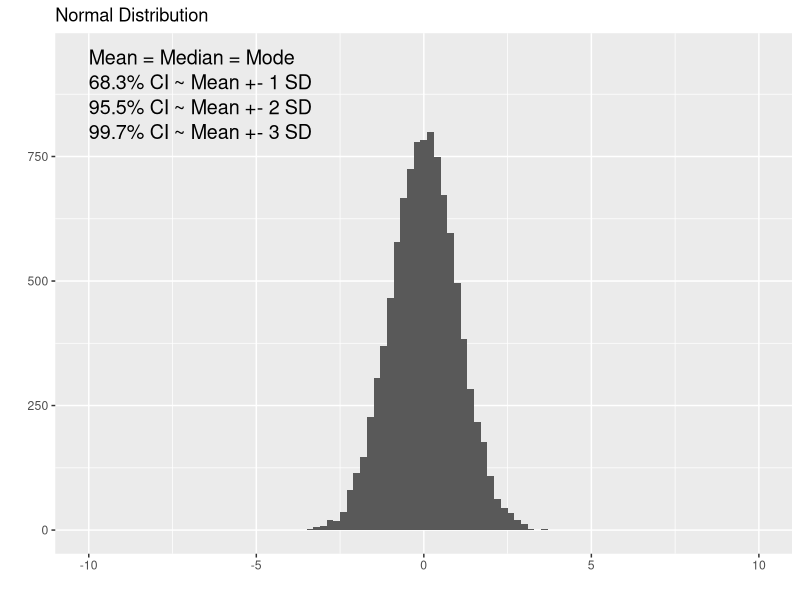
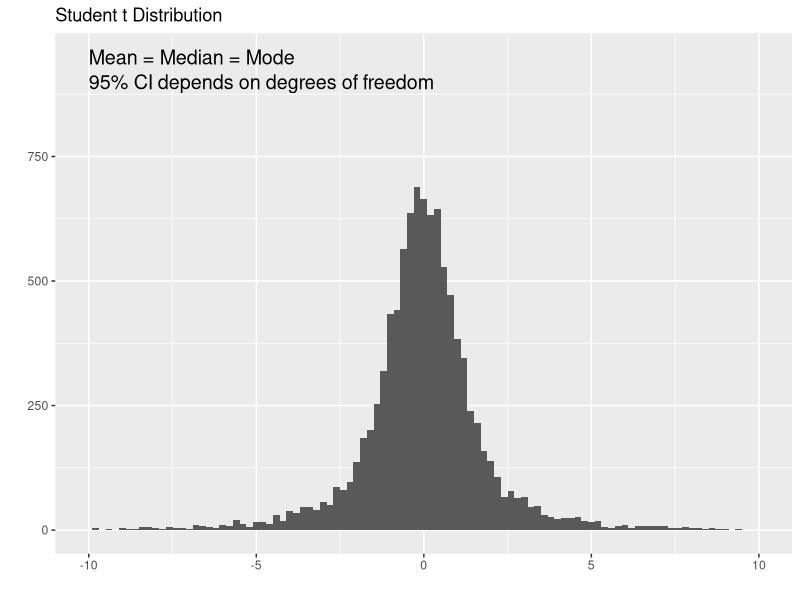
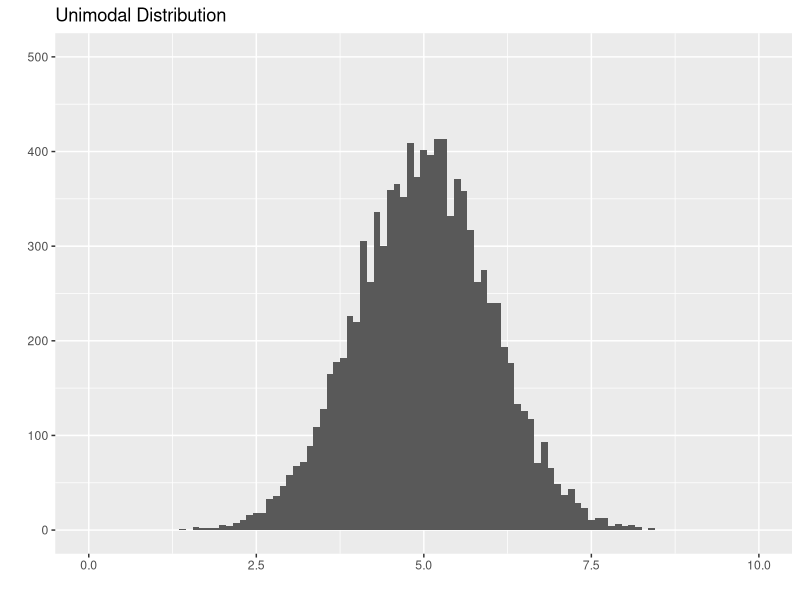
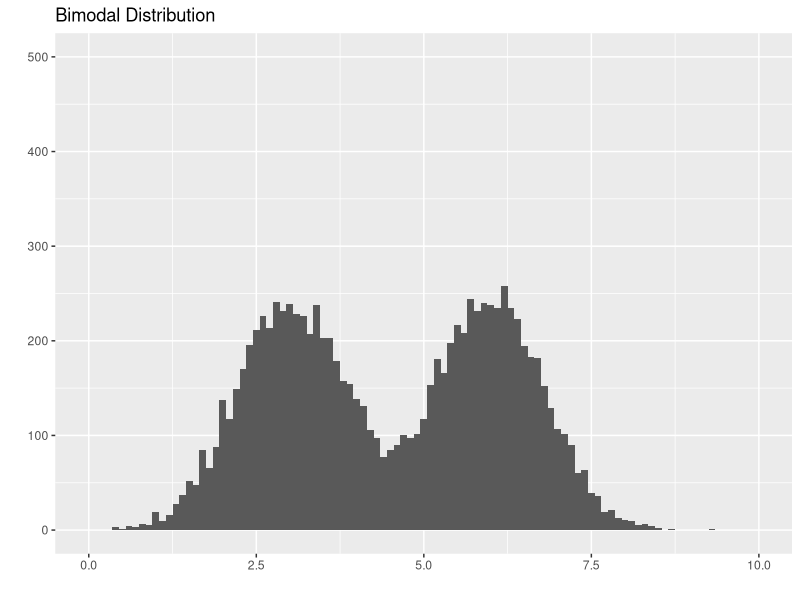
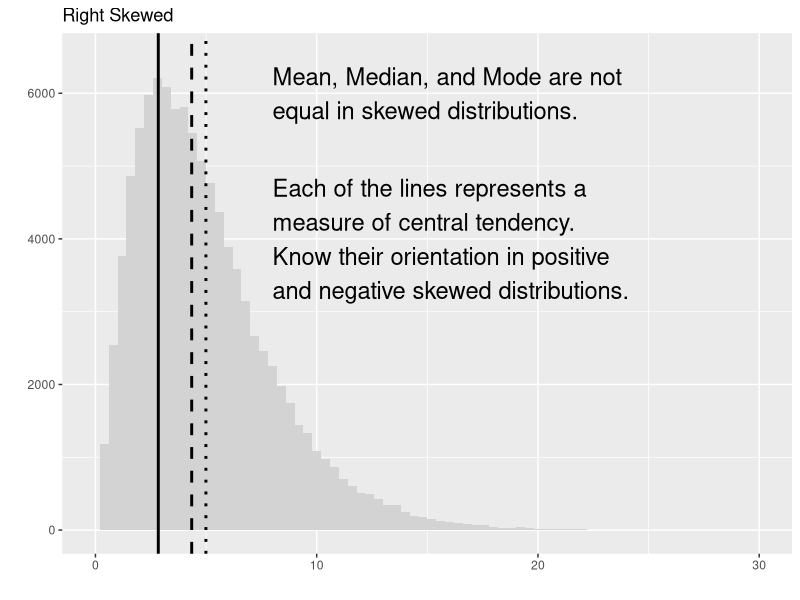
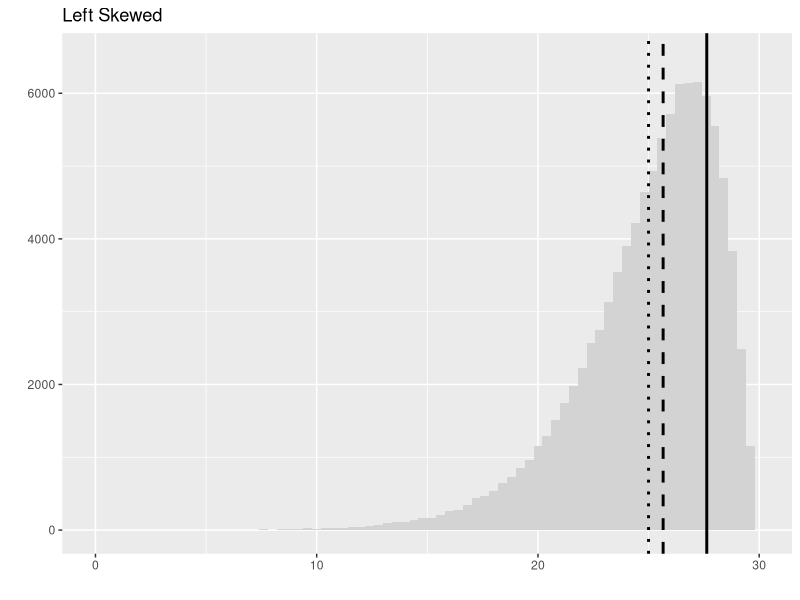
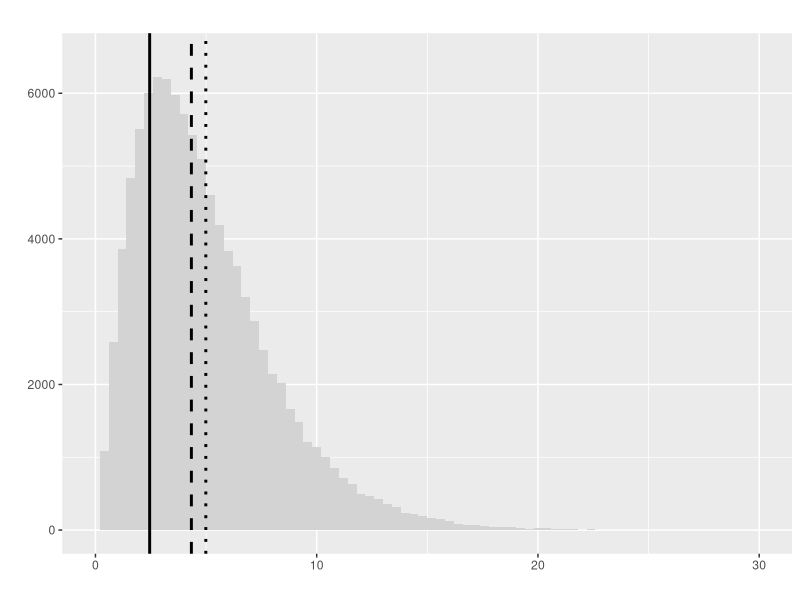
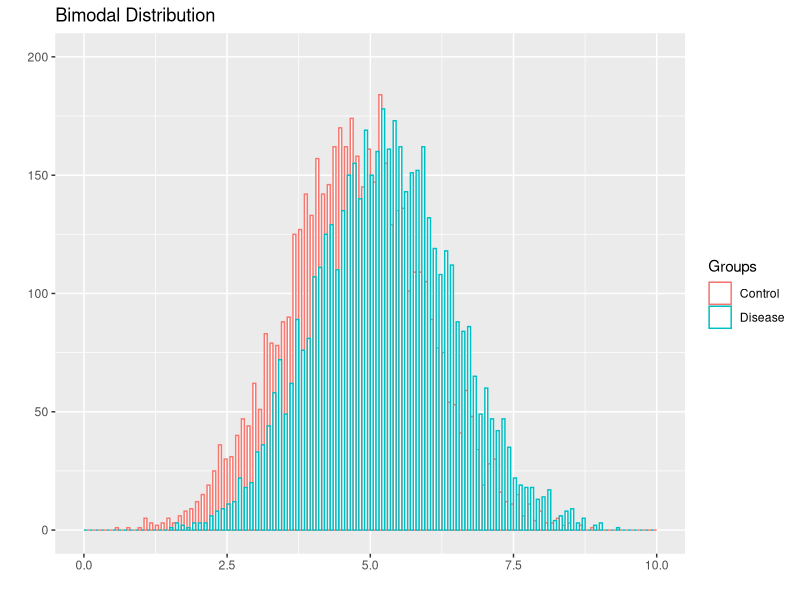

These figures' R source, in order:
## ---- chunk 1
library(ggplot2)
library(cowplot)
norm <- rnorm(10000, sd = 1)
ggplot(data.frame(data = norm), aes(data)) + 
  geom_histogram(binwidth = 0.2) + 
  xlim(-10, 10) + 
  ylim(0, 950) +
  ggtitle("Normal Distribution") + 
  labs(x="", y="") +
  annotate("text", x = -10, y = 950, label = "Mean = Median = Mode", size=5, hjust = 0) +
  annotate("text", x = -10, y = 900, label = "68.3% CI ~ Mean +- 1 SD", size=5, hjust = 0) +
  annotate("text", x = -10, y = 850, label = "95.5% CI ~ Mean +- 2 SD", size=5, hjust = 0) +
  annotate("text", x = -10, y = 800, label = "99.7% CI ~ Mean +- 3 SD", size=5, hjust = 0)
## ---- chunk 2
library(ggplot2)
library(cowplot)
studentt <- rt(10000, df=2)
ggplot(data.frame(data = studentt), aes(data)) + 
  geom_histogram(binwidth = 0.2)  + 
  xlim(-10, 10) + 
  ylim(0, 950) +
  ggtitle("Student t Distribution") + 
  labs(x="", y="") +
  annotate("text", x = -10, y = 950, label = "Mean = Median = Mode", size=5, hjust = 0) +
  annotate("text", x = -10, y = 900, label = "95% CI depends on degrees of freedom", size=5, hjust = 0)
## ---- chunk 3
library(ggplot2)
library(cowplot)
norm <- rnorm(10000, mean = 5, sd = 1)
ggplot(data.frame(data = norm), aes(data)) + 
  geom_histogram(binwidth = 0.1) + 
  xlim(0, 10) + 
  ylim(0, 500) +
  ggtitle("Unimodal Distribution") + 
  labs(x="", y="")
## ---- chunk 4
library(ggplot2)
library(cowplot)
norm1 <- rnorm(5000, mean = 3, sd = 0.8)
norm2 <- rnorm(5000, mean = 6, sd = 0.8)
ggplot(data.frame(data = c(norm1, norm2)), aes(data)) + 
  geom_histogram(binwidth = 0.1) + 
  xlim(0, 10) + 
  ylim(0, 500) +
  ggtitle("Bimodal Distribution") + 
  labs(x="", y="")
## ---- chunk 5
library(ggplot2)
library(cowplot)
Mode <- function(x) {
  ux <- unique(x)
  ux[which.max(tabulate(match(x, ux)))]
}
r.skew <- rchisq(100000, df = 5)
ggplot(data.frame(data = r.skew), aes(data)) +
  geom_histogram(binwidth = 0.4, fill = 'lightgray') + 
  geom_vline(xintercept = mean(r.skew), linetype = 'dotted', lwd = 1) +
  geom_vline(xintercept = median(r.skew), linetype = "dashed", lwd = 1) +
  geom_vline(xintercept = Mode(round(r.skew, digits = 2)), linetype = "solid", lwd = 1) +
  xlim(0, 30) + 
  ylim(0, 6500) +
  ggtitle("Right Skewed") + 
  labs(x="", y="") +
  annotate("text", x = 8, y = 6000, label = "Mean, Median, and Mode are not\nequal in skewed distributions.", size = 6, hjust = 0) +
  annotate("text", x = 8, y = 4000, label = "Each of the lines represents a\nmeasure of central tendency.\nKnow their orientation in positive\nand negative skewed distributions.", size = 6, hjust = 0)
## ---- chunk 6
library(ggplot2)
library(cowplot)
Mode <- function(x) {
  ux <- unique(x)
  ux[which.max(tabulate(match(x, ux)))]
}
l.skew <- 30 - rchisq(100000, df = 5)
ggplot(data.frame(data = l.skew), aes(data)) + 
  geom_histogram(binwidth = 0.4, fill = 'lightgray') + 
  geom_vline(xintercept = mean(l.skew), linetype = 'dotted', lwd = 1) +
  geom_vline(xintercept = median(l.skew), linetype = "dashed", lwd = 1) +
  geom_vline(xintercept = Mode(round(l.skew, digits = 2)), linetype = "solid", lwd = 1) +
  xlim(0, 30) + 
  ylim(0, 6500) +
  ggtitle("Left Skewed") + 
  labs(x="", y="")
## ---- chunk 7
library(ggplot2)
library(cowplot)
Mode <- function(x) {
  ux <- unique(x)
  ux[which.max(tabulate(match(x, ux)))]
}
r.skew <- rchisq(100000, df = 5)
ggplot(data.frame(data = r.skew), aes(data)) +
  geom_histogram(binwidth = 0.4, fill = 'lightgray') + 
  geom_vline(xintercept = mean(r.skew), linetype = 'dotted', lwd = 1) +
  geom_vline(xintercept = median(r.skew), linetype = "dashed", lwd = 1) +
  geom_vline(xintercept = Mode(round(r.skew, digits = 2)), linetype = "solid", lwd = 1) +
  xlim(0, 30) + 
  ylim(0, 6500) +
  ggtitle("") + 
  labs(x="", y="")
## ---- chunk 8
library(ggplot2)
library(cowplot)
norm1 <- rnorm(5000, mean = 4.75, sd = 1.2)
norm2 <- rnorm(5000, mean = 5.25, sd = 1.2)
ggplot(data.frame(data = c(norm1, norm2), Groups = c(rep('Control', length(norm1)), rep('Disease', length(norm2)))), aes(data, color = Groups)) + 
  geom_histogram(binwidth = 0.1, fill = 'white', position="dodge") + 
  xlim(0, 10) + 
  ylim(0, 200) +
  ggtitle("Bimodal Distribution") + 
  labs(x="", y="")
## ---- chunk 9
  norm1 <- rnorm(5000, mean = 4.75, sd = 1.2)
  norm2 <- rnorm(5000, mean = 5.25, sd = 1.2)
  (t.test(norm1, norm2))$p.value
## ---- chunk 10
library(ggplot2)
library(cowplot)
pos <- ggplot(mtcars, aes(x=wt, y=hp)) + 
  geom_point() + 
  ggtitle("Positive Correlation") + 
  labs(x="Weight", y="Horse Power")
neg <- ggplot(mtcars, aes(x=wt, y=mpg)) + 
  geom_point() + 
  ggtitle("Negative Correlation") + 
  labs(x="Weight", y="Fuel Efficiency (mpg)")

plot_grid(pos, neg)
## ---- chunk 11
library(ggplot2)
library(cowplot)
pos <- ggplot(mtcars, aes(x=wt, y=hp)) + 
  geom_point() + 
  geom_smooth(method='lm',formula=y~x) +
  ggtitle("Positive Correlation") + 
  labs(x="Weight", y="Horse Power")
show(pos)
## ---- chunk 12
library(ggplot2)
library(cowplot)
norm1 <- rnorm(5000, mean = 4.25, sd = 1.5)
norm2 <- rnorm(5000, mean = 7.75, sd = 1.5)
ggplot(data.frame(data = c(norm1, norm2), Groups = c(rep('Control', length(norm1)), rep('Disease', length(norm2)))), aes(data, fill = Groups)) + 
  geom_density(alpha=0.2) + 
  geom_vline(xintercept = 6, linetype = 'solid', lwd = 1) +
  scale_fill_manual(values = c("Control" = "blue", "Disease" = "red")) +
  labs(x="Cancer Biomarker", y="Fraction of Patients") +
  annotate("text", x = 1.5, y = 0.02, label = "True\nNegative", size=5, hjust = 0) +
  annotate("text", x = 4.7, y = 0.02, label = "False\nNegative", size=5, hjust = 0) +
  annotate("text", x = 6.35, y = 0.02, label = "False\nPositive", size=5, hjust = 0) +
  annotate("text", x = 9.2, y = 0.02, label = "True\nPositive", size=5, hjust = 0)
## ---- chunk 13
library(ggplot2)
library(cowplot)
norm1 <- rnorm(5000, mean = 4.25, sd = 1.5)
norm2 <- rnorm(5000, mean = 7.75, sd = 1.5)
ggplot(data.frame(data = c(norm1, norm2), Groups = c(rep('Control', length(norm1)), rep('Disease', length(norm2)))), aes(data, fill = Groups)) + 
  geom_density(alpha=0.2) + 
  geom_vline(xintercept = 6, linetype = 'solid', lwd = 1) +
  scale_fill_manual(values = c("Control" = "white", "Disease" = "red")) +
  labs(x="Cancer Biomarker", y="Fraction of Patients") +
  annotate("text", x = 1.5, y = 0.02, label = "True\nNegative", size=5, hjust = 0, color = '#dddddd') +
  annotate("text", x = 4.7, y = 0.02, label = "False\nNegative", size=5, hjust = 0) +
  annotate("text", x = 6.35, y = 0.02, label = "False\nPositive", size=5, hjust = 0, color = '#dddddd') +
  annotate("text", x = 9.2, y = 0.02, label = "True\nPositive", size=5, hjust = 0)
## ---- chunk 14
library(ggplot2)
library(cowplot)
norm1 <- rnorm(5000, mean = 4.25, sd = 1.5)
norm2 <- rnorm(5000, mean = 7.75, sd = 1.5)
ggplot(data.frame(data = c(norm1, norm2), Groups = c(rep('Control', length(norm1)), rep('Disease', length(norm2)))), aes(data, fill = Groups)) + 
  geom_density(alpha=0.2) + 
  geom_vline(xintercept = 6, linetype = 'solid', lwd = 1) +
  scale_fill_manual(values = c("Control" = "blue", "Disease" = "white")) +
  labs(x="Cancer Biomarker", y="Fraction of Patients") +
  annotate("text", x = 1.5, y = 0.02, label = "True\nNegative", size=5, hjust = 0) +
  annotate("text", x = 4.7, y = 0.02, label = "False\nNegative", size=5, hjust = 0, color = '#dddddd') +
  annotate("text", x = 6.35, y = 0.02, label = "False\nPositive", size=5, hjust = 0) +
  annotate("text", x = 9.2, y = 0.02, label = "True\nPositive", size=5, hjust = 0, color = '#dddddd')
## ---- chunk 15
library(ggplot2)
library(cowplot)
n = 1000
prevalence <- seq(0, 1, by = 0.001)
sensitivity <- 0.9
specificity <- 0.9
TP <- n * prevalence
TN <- n - TP
FP <- n * (1 - specificity)
FN <- n * prevalence * (1 - sensitivity)
PPV <- TP / (TP + FP)
data <- data.frame(x = prevalence, y = PPV)
ggplot(data, aes(x = x, y = y)) + 
  geom_line() +
  ylim(0, 1) + 
  labs(x="Prevalence", y="Positive Predictive Value")
## ---- chunk 16
library(ggplot2)
library(cowplot)
norm1 <- rnorm(5000, mean = 4.25, sd = 1.5)
norm2 <- rnorm(5000, mean = 7.75, sd = 1.5)
ggplot(data.frame(data = c(norm1, norm2), Groups = c(rep('Control', length(norm1)), rep('Disease', length(norm2)))), aes(data, fill = Groups)) + 
  geom_density(alpha=0.2) + 
  geom_vline(xintercept = 5, linetype = 'solid', lwd = 1) +
  geom_vline(xintercept = 7, linetype = 'dotted', lwd = 1) +
  scale_fill_manual(values = c("Control" = "blue", "Disease" = "red")) +
  labs(x="Cancer Biomarker", y="Fraction of Patients")
## ---- chunk 17

dat <- data.frame(Groups = c('Exposure', 'No Exposure'), Incidence = c(.6, .2))
ggplot(data=dat, aes(x=Groups, y=Incidence)) +
  geom_bar(colour="black", stat="identity") +
  ylab('Relative Incidence') +
  annotate("segment", x = 2, xend = 2, y = .2, yend = .6, colour = "red", size = 1.5) +
  annotate("text", x = 1.95, y = .4, colour = "red", size = 6, label = "Attributable Risk", angle = 90)
## ---- chunk 18

dat <- data.frame(Groups = c('Control', 'Treatment'), Risk = c(0.6, 0.34))
ggplot(data=dat, aes(x=Groups, y=Risk)) +
  geom_bar(colour="black", stat="identity") +
  ylim(0,1) + 
  annotate("segment", x = 2, xend = 2, y = 0.34, yend = 0.6, colour = "red", size = 1.5) +
  annotate("text", x = 1.95, y = 0.47, colour = "red", size = 4, label = "Risk Difference", angle = 90)
